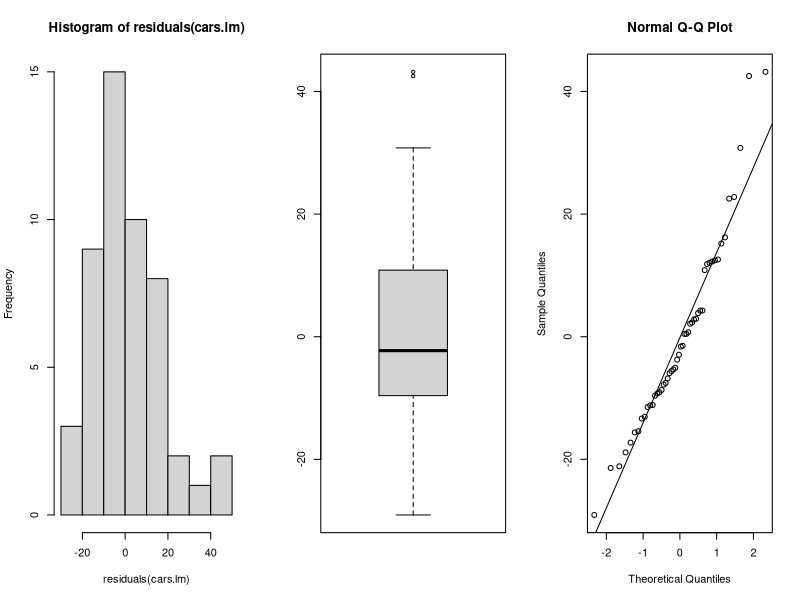
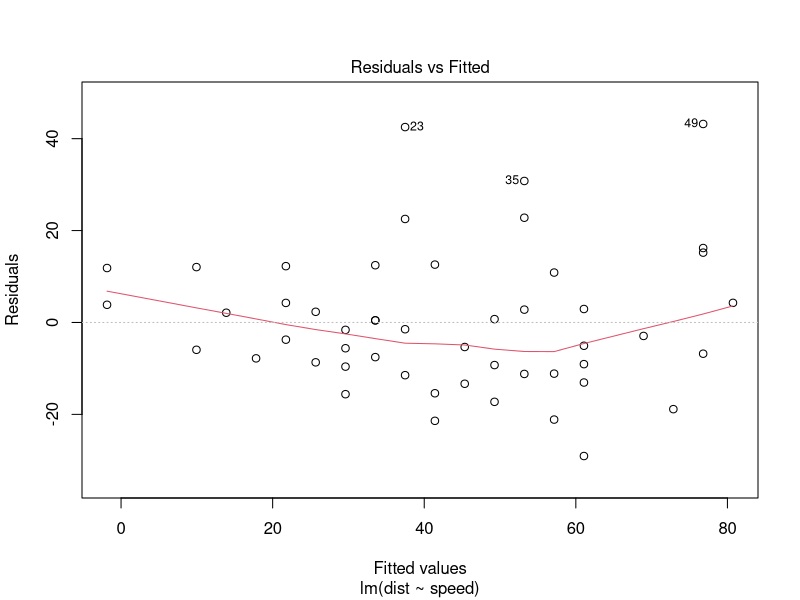
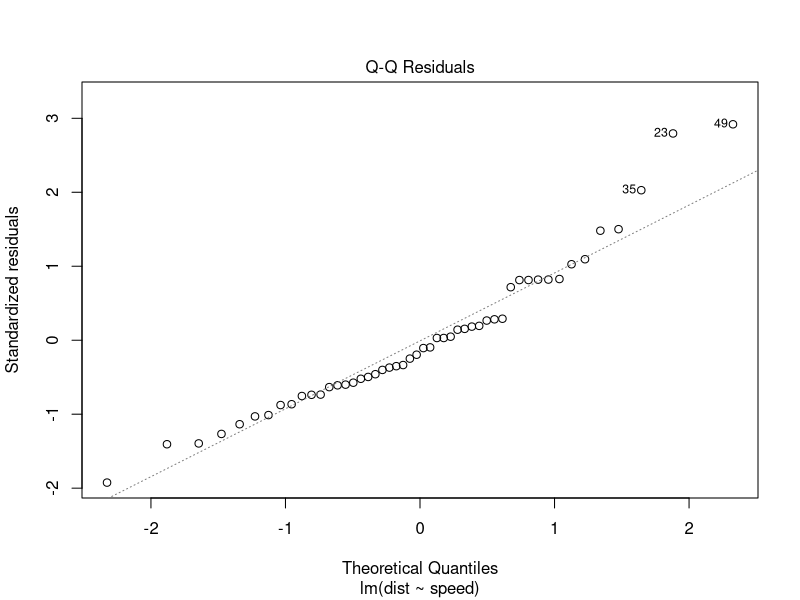
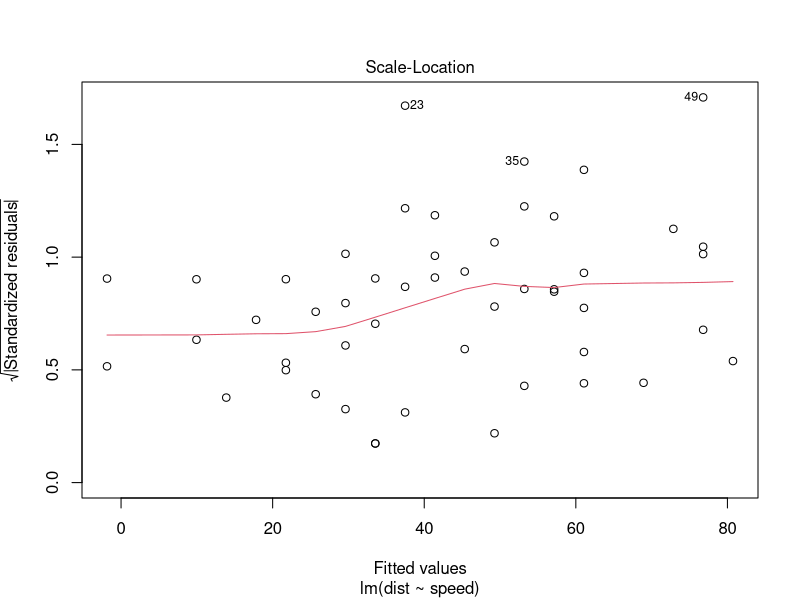
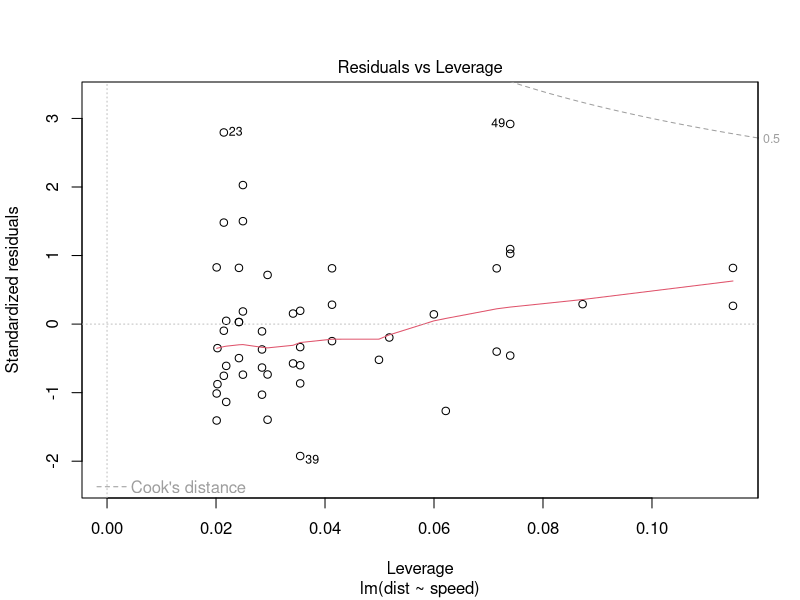
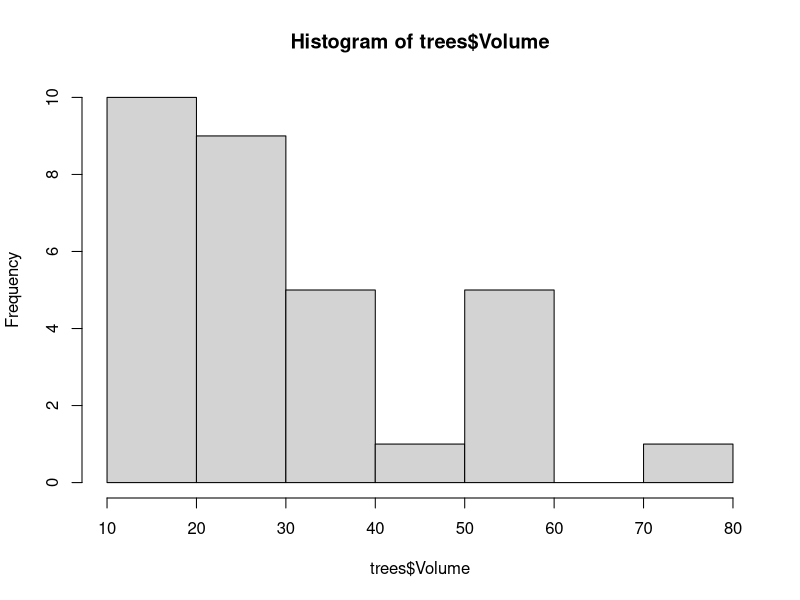
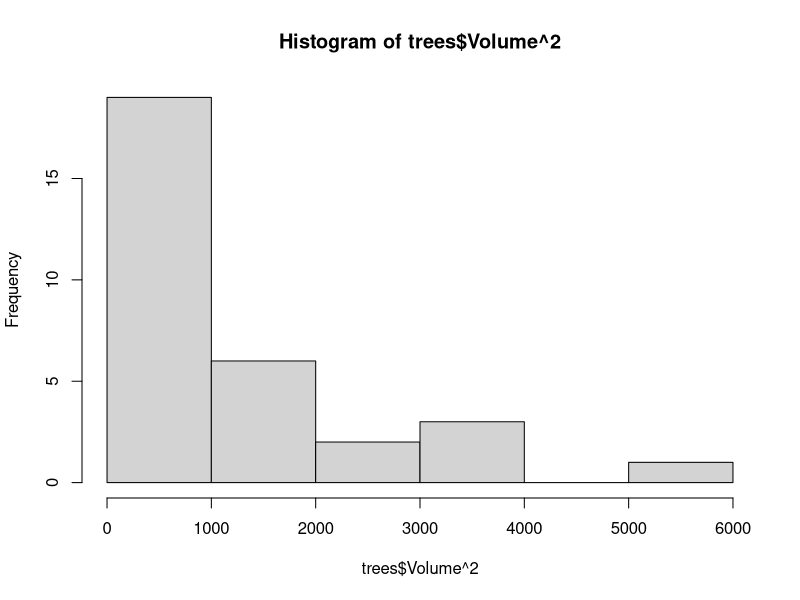
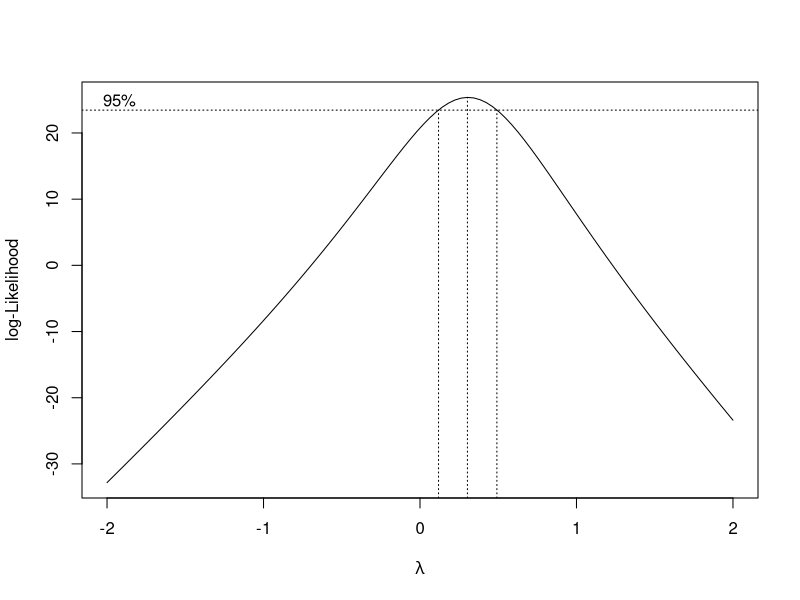

Here is the R script that generated these plots, in order:
## ---- chunk 1

data(cars)
cars.lm <- lm(dist ~ speed, data = cars)
coef(cars.lm)
names(cars.lm)

## ---- chunk 2

residuals(cars.lm)
par(mfrow=c(1,3))
hist(residuals(cars.lm))
boxplot(residuals(cars.lm))
qqnorm(residuals(cars.lm))
qqline(residuals(cars.lm))
par(mfrow=c(1,1))

## ---- chunk 3

plot(cars.lm)

## ---- chunk 4

# install.packages("lmtest")
library(lmtest)
dwtest(cars.lm, alternative = "two.sided")

## ---- chunk 5

cars[23,]
dim(cars)
cars[-23,]
dim(cars[-23,])

## ---- chunk 6

shapiro.test(residuals(cars.lm))

## ---- chunk 7

library(lmtest)
bptest(cars.lm)

## ---- chunk 8

data("trees")
head(trees)

hist(trees$Volume)
hist(trees$Volume^2)

library(MASS)
?boxcox
bctrans <- boxcox(Volume ~ Height + Girth, data = trees)
bctrans <- boxcox(Volume ~ Height + Girth, data = trees,
                  lambda = seq(0, 0.5, length = 10))
bctrans
which(bctrans$y==max(bctrans$y))
bctrans$x[62]
hist(trees$Volume)
hist(trees$Volume^0.31)

max(bctrans$y)

library(dplyr)
risultati.bc <- data.frame(bctrans$y, bctrans$x)
head(risultati.bc)

arrange(risultati.bc, bctrans.y)

